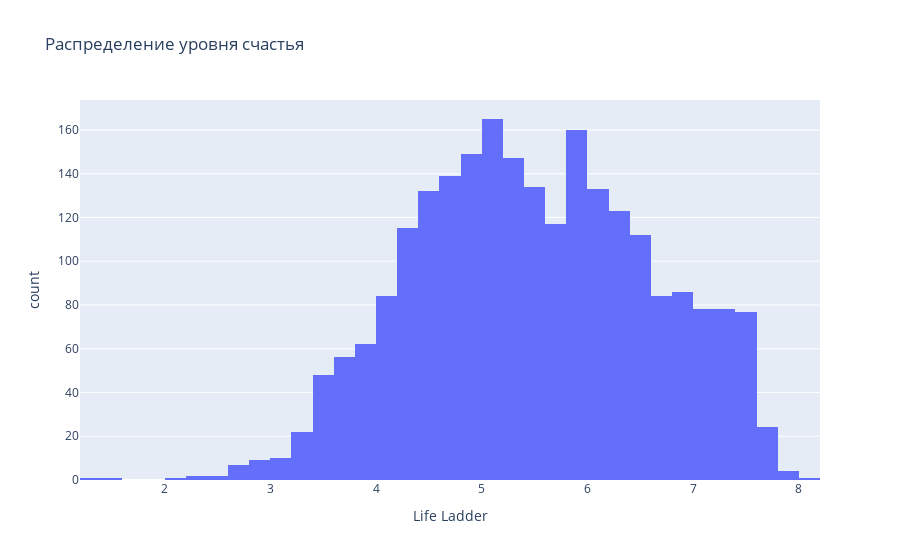
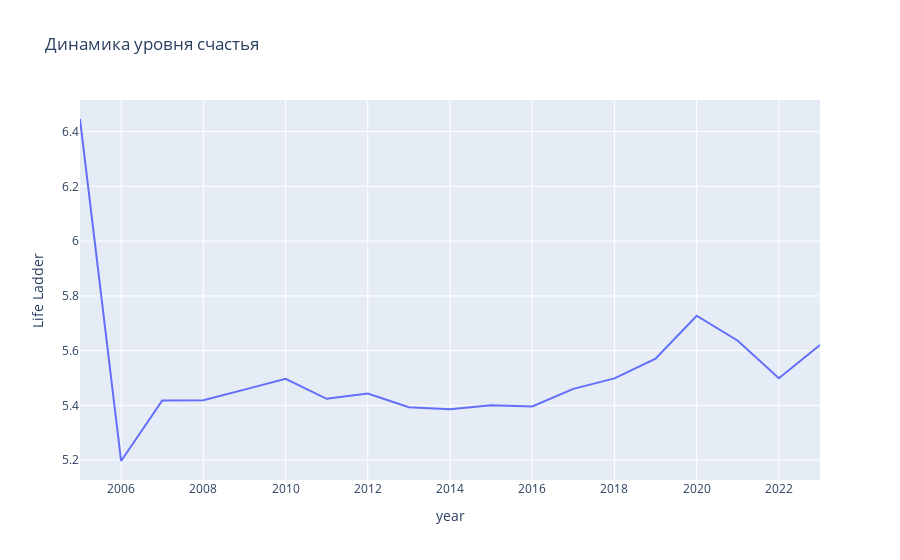
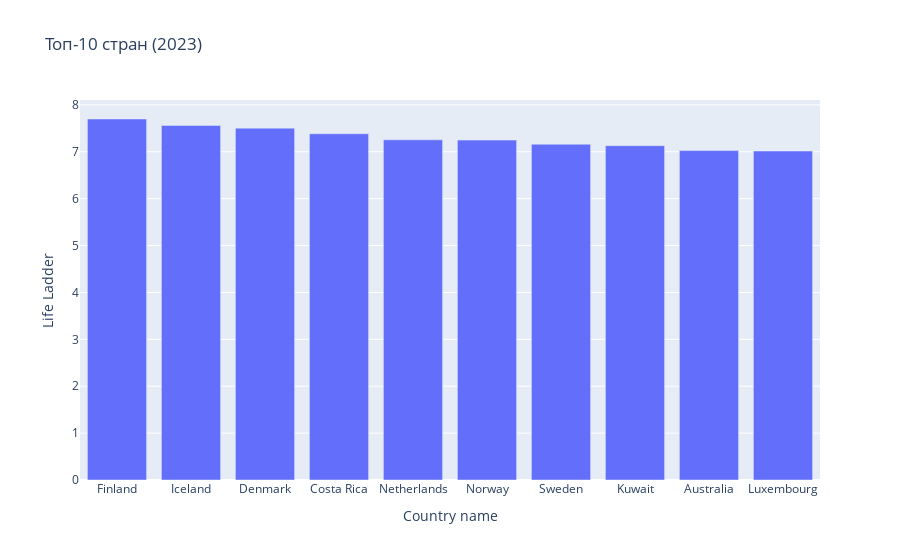
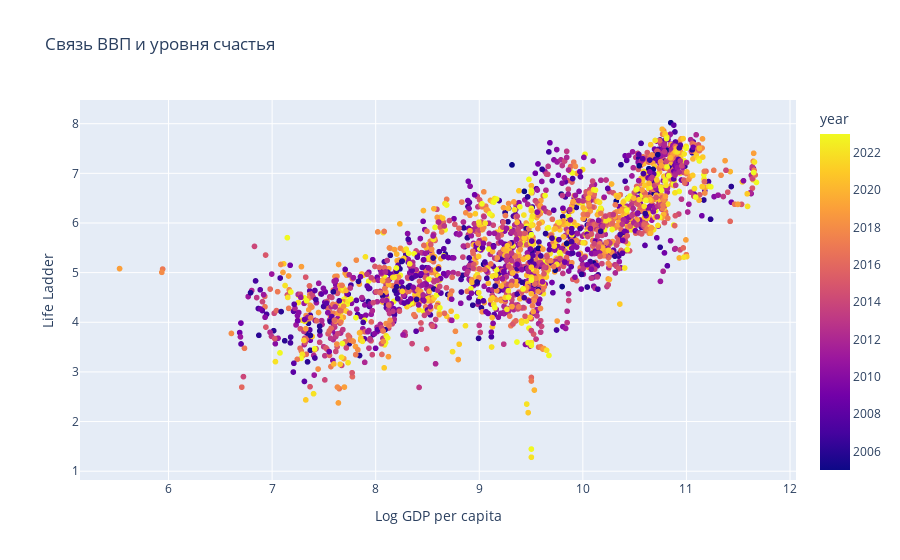

The notebook cell these images were saved under, in order:
### Code cell
import pandas as pd
import plotly.express as px
import seaborn as sns
import matplotlib.pyplot as plt

# Загрузка данных
df = pd.read_csv('happinessu2024.csv', encoding='latin')

# Основная информация
print(f"Размер датасета: {df.shape}")
print("\nПропуски:\n", df.isnull().sum())
print("\nОписательные статистики:\n", df.describe())

# Обработка пропусков
numeric_columns = df.select_dtypes(include=['float64', 'int64']).columns
df[numeric_columns] = df[numeric_columns].fillna(df[numeric_columns].median())

# Метрики
mean_happiness = df.groupby('year')['Life Ladder'].mean().reset_index()
high_freedom = df[df['Freedom to make life choices'] > 0.7]['Country name'].nunique() / df['Country name'].nunique() * 100

# Визуализации
# 1. Распределение уровня счастья
fig1 = px.histogram(df, x='Life Ladder', title='Распределение уровня счастья')
fig1.show()

# 2. Динамика счастья по годам
fig2 = px.line(mean_happiness, x='year', y='Life Ladder', title='Динамика уровня счастья')
fig2.show()

# 3. Топ-10 стран
latest_year = df['year'].max()
top_countries = df[df['year'] == latest_year][['Country name', 'Life Ladder']].nlargest(10, 'Life Ladder')
fig3 = px.bar(top_countries, x='Country name', y='Life Ladder', title=f'Топ-10 стран ({latest_year})')
fig3.show()

# 4. Корреляция
fig4 = px.scatter(df, x='Log GDP per capita', y='Life Ladder', color='year', hover_data=['Country name'],
                  title='Связь ВВП и уровня счастья')
fig4.show()

# Корреляционная матрица
corr = df.corr(numeric_only=True)
plt.figure(figsize=(10, 8))
sns.heatmap(corr, annot=True, cmap='coolwarm', fmt='.2f')
plt.title('Корреляционная матрица')
plt.show()

### Figure 1 — Plotly figure (JSON) as saved in the notebook; plotly's stock layout.template omitted (floating-point values rounded to 4 significant figures; data arrays with more than 128 entries replaced by an {"elided": "..."} marker saying what was removed)
{"data": [{"bingroup": "x", "hovertemplate": "Life Ladder=%{x}<br>count=%{y}<extra></extra>", "legendgroup": "", "marker": {"color": "#636efa", "pattern": {"shape": ""}}, "name": "", "orientation": "v", "showlegend": false, "type": "histogram", "x": {"elided": "2363 float values"}, "xaxis": "x", "yaxis": "y"}], "layout": {"barmode": "relative", "legend": {"tracegroupgap": 0}, "title": {"text": "Распределение уровня счастья"}, "xaxis": {"anchor": "y", "domain": [0, 1], "title": {"text": "Life Ladder"}}, "yaxis": {"anchor": "x", "domain": [0, 1], "title": {"text": "count"}}}}

### Figure 2 — Plotly figure (JSON) as saved in the notebook; plotly's stock layout.template omitted (floating-point values rounded to 4 significant figures)
{"data": [{"hovertemplate": "year=%{x}<br>Life Ladder=%{y}<extra></extra>", "legendgroup": "", "line": {"color": "#636efa", "dash": "solid"}, "marker": {"symbol": "circle"}, "mode": "lines", "name": "", "orientation": "v", "showlegend": false, "type": "scatter", "x": [2005, 2006, 2007, 2008, 2009, 2010, 2011, 2012, 2013, 2014, 2015, 2016, 2017, 2018, 2019, 2020, 2021, 2022, 2023], "xaxis": "x", "y": [6.446, 5.197, 5.418, 5.419, 5.458, 5.497, 5.424, 5.444, 5.393, 5.386, 5.401, 5.396, 5.46, 5.499, 5.571, 5.728, 5.636, 5.499, 5.621], "yaxis": "y"}], "layout": {"legend": {"tracegroupgap": 0}, "title": {"text": "Динамика уровня счастья"}, "xaxis": {"anchor": "y", "domain": [0, 1], "title": {"text": "year"}}, "yaxis": {"anchor": "x", "domain": [0, 1], "title": {"text": "Life Ladder"}}}}

### Figure 3 — Plotly figure (JSON) as saved in the notebook; plotly's stock layout.template omitted (floating-point values rounded to 4 significant figures)
{"data": [{"hovertemplate": "Country name=%{x}<br>Life Ladder=%{y}<extra></extra>", "legendgroup": "", "marker": {"color": "#636efa", "pattern": {"shape": ""}}, "name": "", "orientation": "v", "showlegend": false, "textposition": "auto", "type": "bar", "x": ["Finland", "Iceland", "Denmark", "Costa Rica", "Netherlands", "Norway", "Sweden", "Kuwait", "Australia", "Luxembourg"], "xaxis": "x", "y": [7.699, 7.562, 7.504, 7.384, 7.255, 7.249, 7.161, 7.13, 7.025, 7.016], "yaxis": "y"}], "layout": {"barmode": "relative", "legend": {"tracegroupgap": 0}, "title": {"text": "Топ-10 стран (2023)"}, "xaxis": {"anchor": "y", "domain": [0, 1], "title": {"text": "Country name"}}, "yaxis": {"anchor": "x", "domain": [0, 1], "title": {"text": "Life Ladder"}}}}

### Figure 4 — Plotly figure (JSON) as saved in the notebook; plotly's stock layout.template omitted (floating-point values rounded to 4 significant figures; data arrays with more than 128 entries replaced by an {"elided": "..."} marker saying what was removed)
{"data": [{"customdata": {"elided": "2363x1 str values"}, "hovertemplate": "Log GDP per capita=%{x}<br>Life Ladder=%{y}<br>Country name=%{customdata[0]}<br>year=%{marker.color}<extra></extra>", "legendgroup": "", "marker": {"color": {"elided": "2363 int values"}, "coloraxis": "coloraxis", "symbol": "circle"}, "mode": "markers", "name": "", "showlegend": false, "type": "scattergl", "x": {"elided": "2363 float values"}, "xaxis": "x", "y": {"elided": "2363 float values"}, "yaxis": "y"}], "layout": {"coloraxis": {"colorbar": {"title": {"text": "year"}}, "colorscale": [[0, "#0d0887"], [0.1111, "#46039f"], [0.2222, "#7201a8"], [0.3333, "#9c179e"], [0.4444, "#bd3786"], [0.5556, "#d8576b"], [0.6667, "#ed7953"], [0.7778, "#fb9f3a"], [0.8889, "#fdca26"], [1, "#f0f921"]]}, "legend": {"tracegroupgap": 0}, "title": {"text": "Связь ВВП и уровня счастья"}, "xaxis": {"anchor": "y", "domain": [0, 1], "title": {"text": "Log GDP per capita"}}, "yaxis": {"anchor": "x", "domain": [0, 1], "title": {"text": "Life Ladder"}}}}
